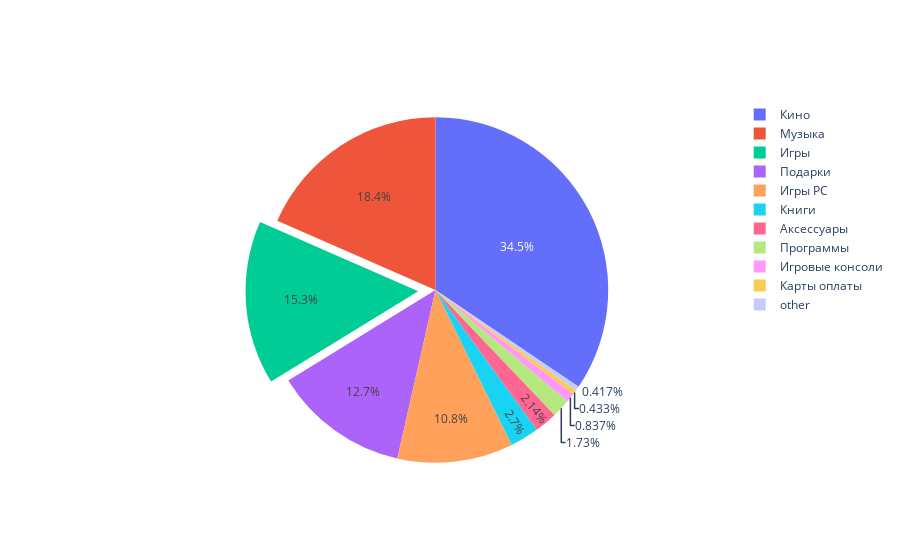

This figure's notebook cell:
### Code cell
import plotly.graph_objects as go
vc=train_data["sub_cagetory"].value_counts()

labels = vc.index
values = vc.values

fig = go.Figure(data=[go.Pie(labels=labels, values=values, pull=[0, 0, 0.1, 0])])
fig.show()

### Figure 1 — Plotly figure (JSON) as saved in the notebook; plotly's stock layout.template omitted (floating-point values rounded to 4 significant figures)
{"data": [{"labels": ["Кино", "Музыка", "Игры", "Подарки", "Игры PC", "Книги", "Аксессуары", "Программы", "Игровые консоли", "Карты оплаты", "other"], "pull": [0, 0, 0.1, 0], "type": "pie", "values": [481469, 257525, 214187, 177202, 151318, 37671, 29881, 24148, 11689, 6053, 5828]}], "layout": {}}
